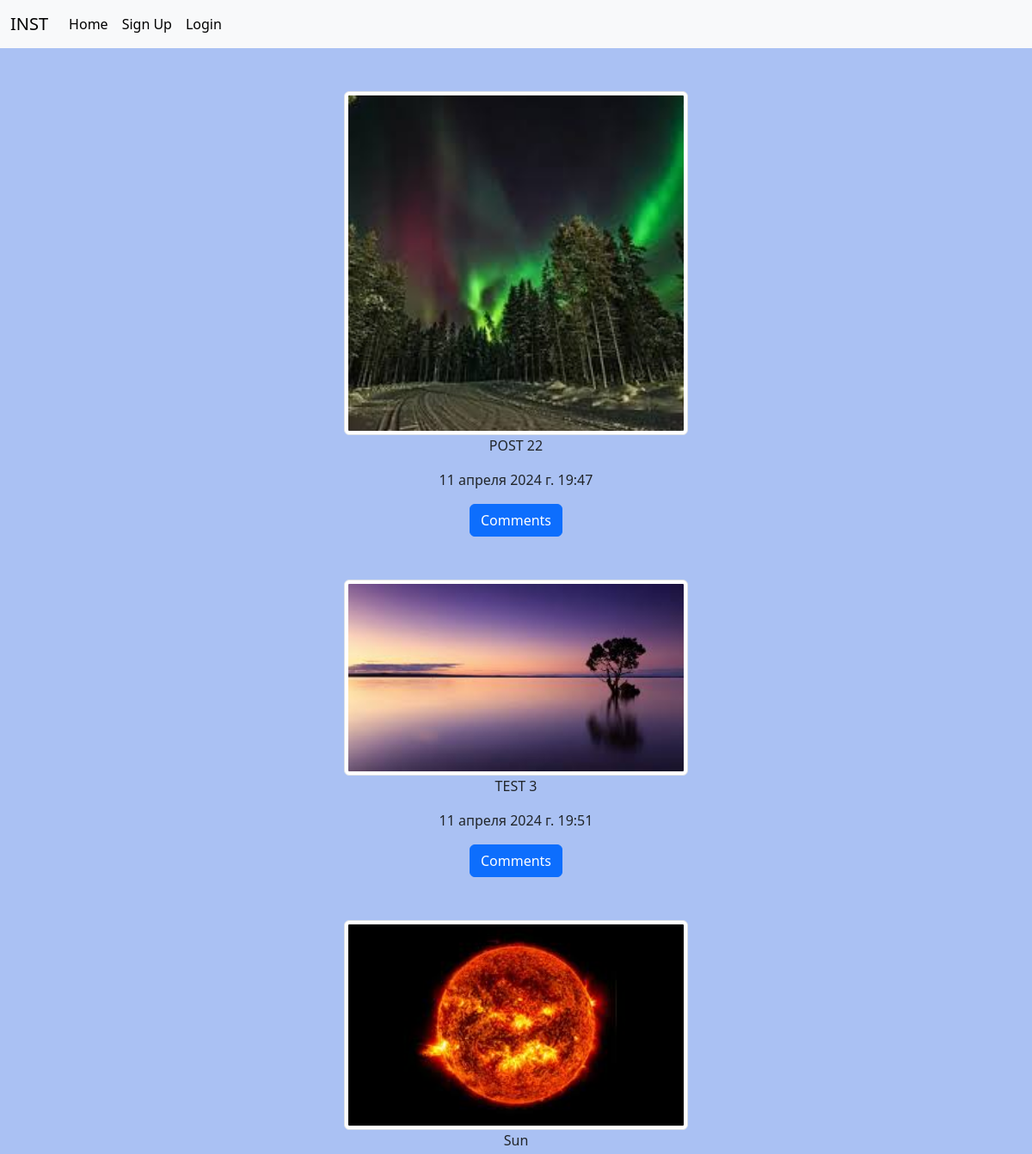
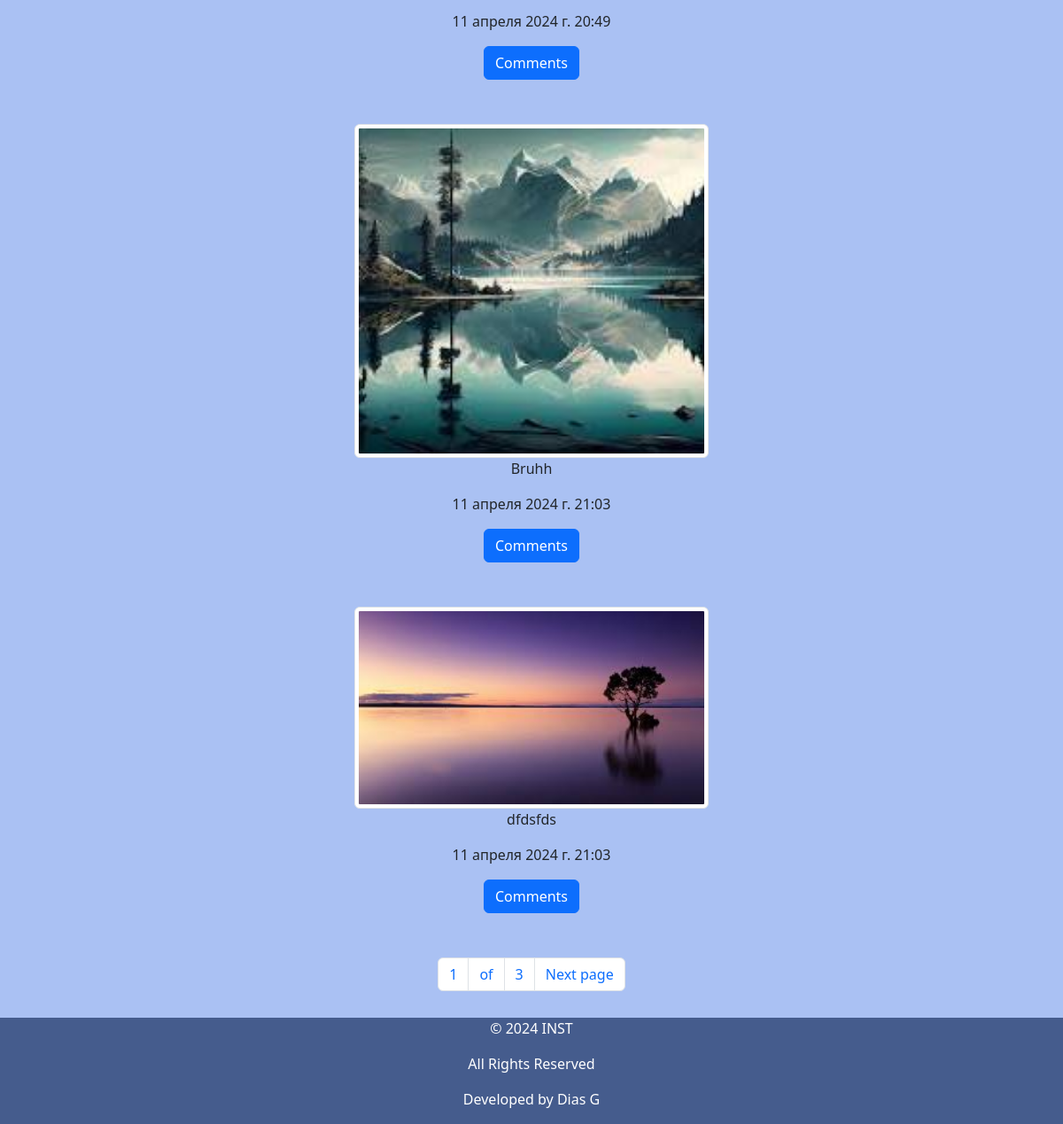
The page / on the database its author committed (2 pictures, top to bottom).
### app/models.py (models this page shows, shortened)
class Post(models.Model):
    author = models.ForeignKey(CustomUser ,on_delete=models.CASCADE, related_name='posts')
    geo = models.CharField(max_length=255)
    image = models.ImageField(upload_to='images/')
    content = models.TextField()
    created_at = models.DateTimeField(auto_now_add=True)
    class Meta:
        verbose_name = 'Post'
        verbose_name_plural = 'Posts'

### app/views.py (the view)
# urls.py: path('', PostList.as_view(), name='home'),
class PostList(ListView):
    model = Post
    context_object_name = 'posts'
    template_name = 'home.html'
    paginate_by = 5

### templates/home.html (shortened to what this page needs)
{% extends 'base.html' %}
{% block content %}
{% for post in posts %}
<div class="container" style="text-align: center; margin-top: 50px; margin-bottom: 50px;" >
  <img src="{{ post.image.url }} " class="img-thumbnail" style="width: 400px; height: auto">
  <p>{{ post.content }} </p>
  <p>{{ post.created_at }}</p>
  <a class="btn btn-primary" href="{% url 'comment' post.id %}" role="button">Comments</a>
</div>
{% endfor %}
<nav aria-label="Page navigation example" style="margin-bottom: 150px;">
  <ul class="pagination justify-content-center">
    <li class="page-item"><a class="page-link" >{{ page_obj.number }} </a></li>
    <li class="page-item"><a class="page-link" >of</a></li>
    <li class="page-item"><a class="page-link" >{{ page_obj.paginator.num_pages }}</a></li>
    {% if page_obj.has_next %}
    <li class="page-item">
      <a class="page-link" href="?page={{ page_obj.next_page_number }}">Next page</a>
    </li>
    {% endif %}
  </ul>
</nav>
{% endblock %}

### templates/base.html (shortened to what this page needs)
{% load static %}
<!DOCTYPE html>
<html lang="en">
<head>
    <link rel="stylesheet" href="{% static 'css/style.css' %}">
    <link href="https://cdn.jsdelivr.net/npm/bootstrap@5.3.3/dist/css/bootstrap.min.css" rel="stylesheet">
</head>
<body style="background-color: rgb(170, 193, 243);">
    <nav class="navbar navbar-expand-lg bg-body-tertiary" style="background-color:rgb(69, 92, 141) ;">
        <div class="container-fluid">
          <a class="navbar-brand" >INST</a>
          <div class="collapse navbar-collapse" id="navbarNav">
            <ul class="navbar-nav">
                <li class="nav-item">
                    <a class="nav-link active" aria-current="page" href="{% url 'home' %}">Home</a>
                </li>
                {% if user.is_authenticated %}
                <li class="nav-item">
                  <a class="nav-link active" aria-current="page" href="{% url 'create_post' %}">Create Post</a>
                </li>
                <li class="nav-item">
                <form action="{% url 'logout' %}" method="post">
                    {% csrf_token %}
                    <button class="btn btn-primary" type="submit">Logout</button>
                </form>
                </li>
                <li class="nav-item">
                  <a class="nav-link active" aria-current="page" href="{% url 'my_page' user.id %}">My Profile</a>
                </li>
                {% else %}
                <li class="nav-item">
                    <a class="nav-link active" aria-current="page" href="{% url 'signup' %}">Sign Up</a>
                </li>
                <li class="nav-item">
                    <a class="nav-link active" aria-current="page" href="{% url 'login' %}">Login</a>
                </li>
                {% endif %}
            </ul>
          </div>
        </div>
      </nav>
    {% block content %}
    {% endblock %}
</body>
<footer class="footer">
    <p>&copy; 2024 INST</p>
    <p>All Rights Reserved</p>
    <p>Developed by Dias G</p>
</footer>
</html>

### static/css/style.css (style rules this page uses)
.pagination { display: flex; justify-content: center; }
.footer { position: fixed; left: 0; bottom: 0; width: 100%; background-color: rgb(69, 92, 141); color: white; text-align: center; }
.navbar { background-color: rgb(69, 92, 141) !important; }

### rows shown on the page
Post: image (picture), content "POST 22", created_at "11 апреля 2024 г. 19:47"
Post: image (picture), content "TEST 3", created_at "11 апреля 2024 г. 19:51"
Post: image (picture), content "Sun", created_at "11 апреля 2024 г. 20:49"
Post: image (picture), content "Bruhh", created_at "11 апреля 2024 г. 21:03"
Post: image (picture), content "dfdsfds", created_at "11 апреля 2024 г. 21:03"

### other values the page prints
{{ page_obj.number }} "1"
{{ page_obj.paginator.num_pages }} "3"
